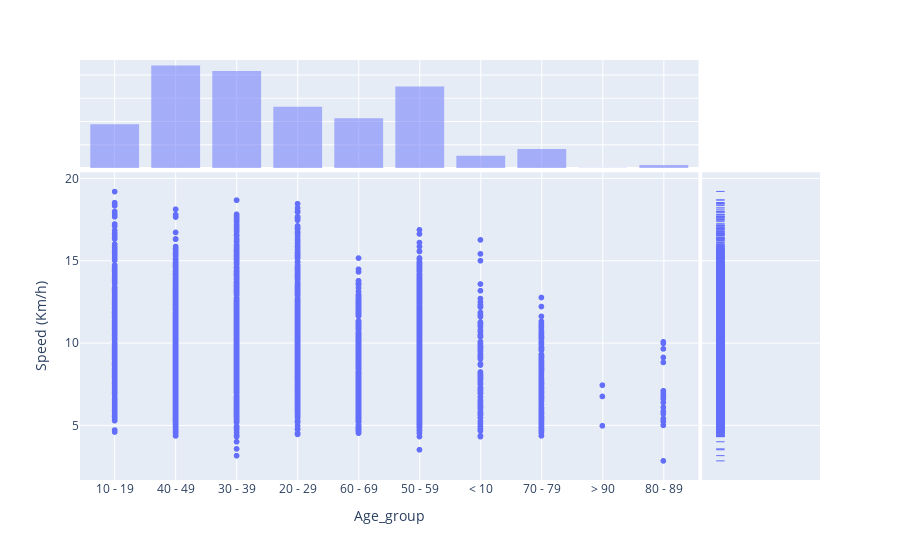

The cell this chart's notebook holds for it:
### Markdown cell above
# Speed for Age group

### Code cell
#Speed scatter plot with marginal distribution histogram based on count
fig_ = px.scatter(df, x="Age_group", y="Speed (Km/h)", marginal_x="histogram", marginal_y="rug")
fig_.show()

### Figure 1 — Plotly figure (JSON) as saved in the notebook; plotly's stock layout.template omitted (floating-point values rounded to 4 significant figures; data arrays with more than 128 entries replaced by an {"elided": "..."} marker saying what was removed)
{"data": [{"hovertemplate": "Age_group=%{x}<br>Speed (Km/h)=%{y}<extra></extra>", "legendgroup": "", "marker": {"color": "#636efa", "symbol": "circle"}, "mode": "markers", "name": "", "showlegend": false, "type": "scattergl", "x": {"elided": "4051 str values"}, "xaxis": "x", "y": {"elided": "4051 float values"}, "yaxis": "y"}, {"alignmentgroup": "True", "bingroup": "x", "hovertemplate": "Age_group=%{x}<br>count=%{y}<extra></extra>", "legendgroup": "", "marker": {"color": "#636efa"}, "name": "", "offsetgroup": "", "opacity": 0.5, "showlegend": false, "type": "histogram", "x": {"elided": "4051 str values"}, "xaxis": "x3", "yaxis": "y3"}, {"alignmentgroup": "True", "boxpoints": "all", "fillcolor": "rgba(255,255,255,0)", "hoveron": "points", "hovertemplate": "Speed (Km/h)=%{y}<extra></extra>", "jitter": 0, "legendgroup": "", "line": {"color": "rgba(255,255,255,0)"}, "marker": {"color": "#636efa", "symbol": "line-ew-open"}, "name": "", "offsetgroup": "", "showlegend": false, "type": "box", "xaxis": "x2", "y": {"elided": "4051 float values"}, "yaxis": "y2"}], "layout": {"barmode": "overlay", "legend": {"tracegroupgap": 0}, "margin": {"t": 60}, "xaxis": {"anchor": "y", "domain": [0, 0.8358], "title": {"text": "Age_group"}}, "xaxis2": {"anchor": "y2", "domain": [0.8408, 1], "matches": "x2", "showgrid": false, "showline": false, "showticklabels": false, "ticks": ""}, "xaxis3": {"anchor": "y3", "domain": [0, 0.8358], "matches": "x", "showgrid": true, "showticklabels": false}, "xaxis4": {"anchor": "y4", "domain": [0.8408, 1], "matches": "x2", "showgrid": false, "showline": false, "showticklabels": false, "ticks": ""}, "yaxis": {"anchor": "x", "domain": [0, 0.7326], "title": {"text": "Speed (Km/h)"}}, "yaxis2": {"anchor": "x2", "domain": [0, 0.7326], "matches": "y", "showgrid": true, "showticklabels": false}, "yaxis3": {"anchor": "x3", "domain": [0.7426, 1], "matches": "y3", "showgrid": true, "showline": false, "showticklabels": false, "ticks": ""}, "yaxis4": {"anchor": "x4", "domain": [0.7426, 1], "matches": "y3", "showgrid": true, "showline": false, "showticklabels": false, "ticks": ""}}}
